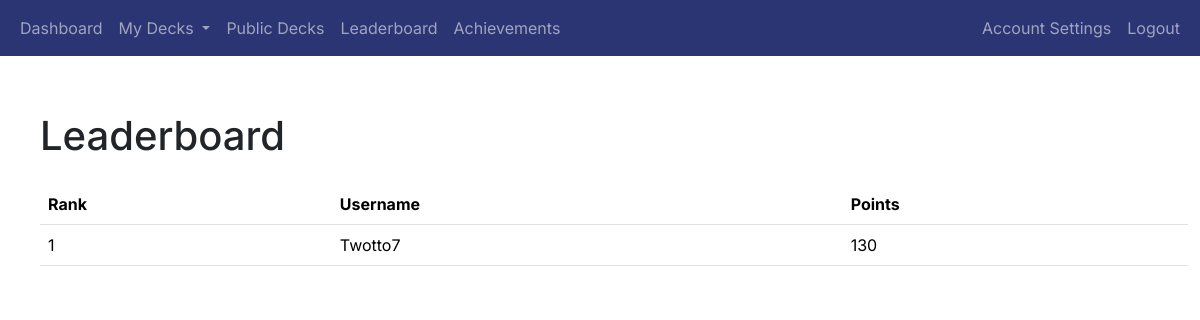
The page /leaderboard (signed in) on the database as committed earlier.
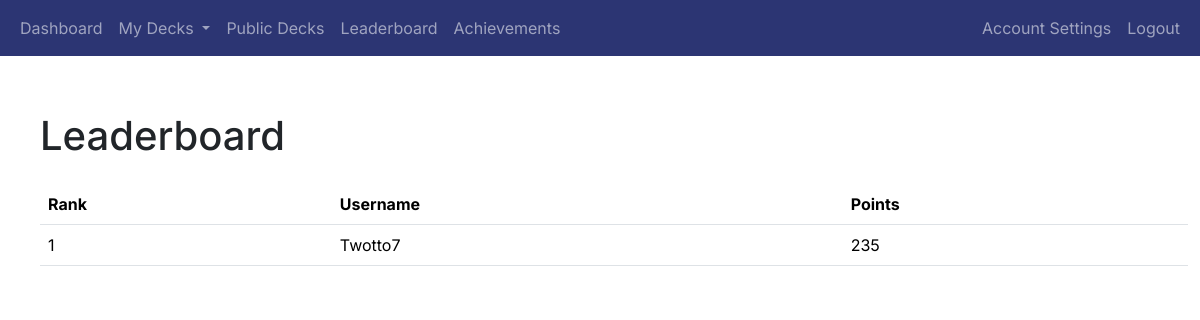
The same page on the database as committed later.
### app/auth/models.py (models this page shows, shortened)
class User(db.Model, UserMixin):
    user_id = db.Column(db.Integer, primary_key=True)
    username = db.Column(db.String(80), unique=True, nullable=False)
    email = db.Column(db.String(120), unique=True, nullable=False)
    password_hash = db.Column(db.String(128), nullable=False)
    points = db.Column(db.Integer, default=0)  # Add points column
    achievements = db.relationship('UserAchievement', back_populates='user', cascade='all, delete-orphan')
    login_events = db.relationship('LoginEvent', backref='user', cascade='all, delete-orphan', lazy=True)
    decks = db.relationship('Deck', backref='user', cascade='all, delete-orphan', lazy=True)

### app/gamification/routes.py (the view)
@gamification_blueprint.route('/leaderboard')
@login_required
def leaderboard():
    users = User.query.order_by(User.points.desc()).limit(10).all()  # Get top 10 users
    return render_template('leaderboard.html', users=users)

### app/__init__.py (called while the page is built)
@login_manager.user_loader
def load_user(user_id):
    return User.query.get(int(user_id))

### app/gamification/templates/leaderboard.html (shortened to what this page needs)
{% extends "base.html" %}
{% block content %}
<div class="container mt-4">
    <h1 class="mb-4">Leaderboard</h1>
    <table class="table">
        <thead>
            <tr>
                <th>Rank</th>
                <th>Username</th>
                <th>Points</th>
            </tr>
        </thead>
        <tbody>
            {% for user in users %}
            <tr>
                <td>{{ loop.index }}</td>
                <td>{{ user.username }}</td>
                <td>{{ user.points }}</td>
            </tr>
            {% endfor %}
        </tbody>
    </table>
</div>
{% endblock %}

Rows that differ between the two databases and show on the page:
changed User "Twotto7": points "130" → "235"
